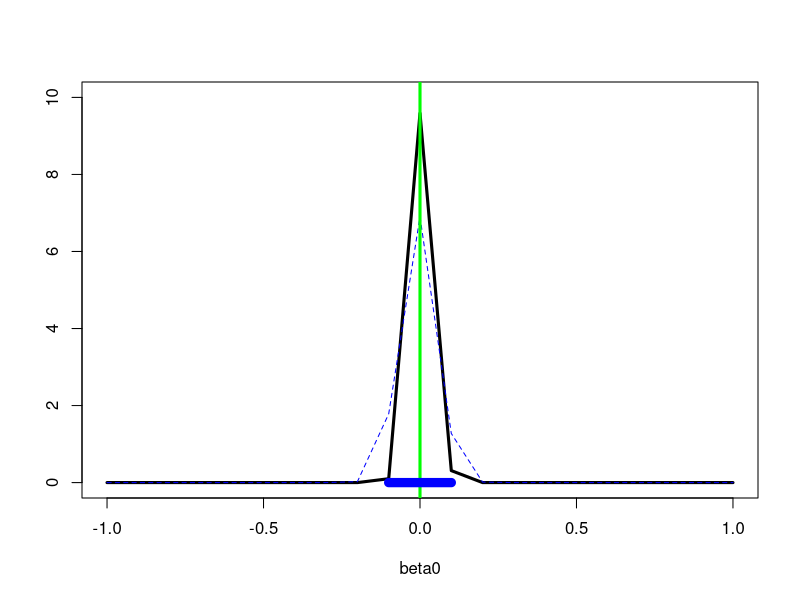
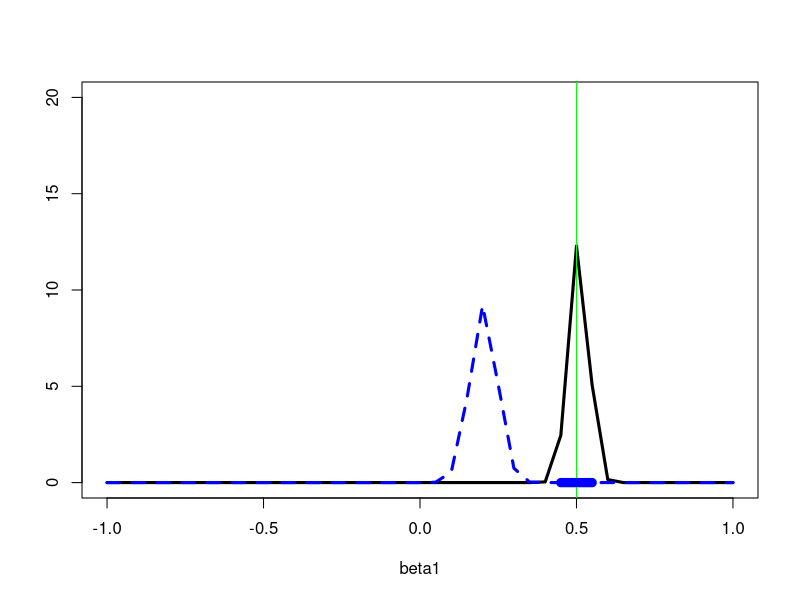
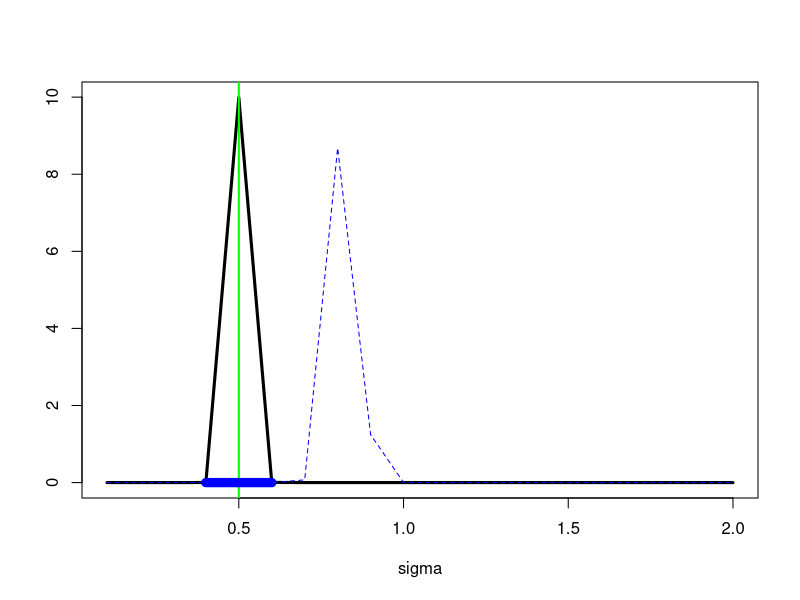

Write R code to recreate these figures, in order.
## ---- chunk 1
#clear workspace
rm(list=ls())
#initalize random seed
set.seed(15354)
## ---- chunk 2
beta0 = 0
beta1 = 0.5
beta2 = - 0.5
sigma = 0.5

alpha = 0.5

nObs = 200

nPredictPerX = 100

stepBeta0Grid = 0.1
stepBeta1Grid = 0.05
stepBeta2Grid = 0.05
stepSigmaGrid = 0.1
## ---- chunk 3
beta0Grid = seq(-1,1, by = stepBeta0Grid)
beta1Grid = seq(-1,1, by = stepBeta1Grid)
beta2Grid = seq(-1,1, by = stepBeta2Grid)
sigmaGrid = seq(stepSigmaGrid,2, by = stepSigmaGrid)

# grid utility functions
stepSize = function(grid) {
  if (length(grid)==1) {
    step = 1
  }
  else {
    step = (max(grid) - min(grid)) / (length(grid) - 1)
  }
  return(step)
}

# build priors 
buildPriorMultivar = function(beta0Grid,beta1Grid,beta2Grid,sigmaGrid) {
  # build useful grid objects
  nBeta0Grid = length(beta0Grid)
  nBeta1Grid = length(beta1Grid)
  nBeta2Grid = length(beta2Grid)
  nSigmaGrid = length(sigmaGrid)
  #
  prior = array( rep(1, nBeta0Grid * nBeta1Grid * nBeta2Grid * nSigmaGrid ),
                 dim = c(nBeta0Grid, nBeta1Grid, nBeta2Grid, nSigmaGrid ))
  #
  for (nB0 in 1:nBeta0Grid) {
    for (nB1 in 1:nBeta1Grid) {
      for (nB2 in 1:nBeta2Grid) {
        for (nSig in 1:nSigmaGrid) {
          # change next expression to set different priors
          prior[nB0,nB1,nB2, nSig] = 1 / nSig^2
        }
      }
    }
  }
  return(prior)
}

buildPriorUnivar = function(beta0Grid,betaPGrid,sigmaGrid) {
  # build useful grid objects
  nBeta0Grid = length(beta0Grid)
  nBetaPGrid = length(betaPGrid)
  nSigmaGrid = length(sigmaGrid)
  #
  prior = array( rep(1, nBeta0Grid * nBetaPGrid * nSigmaGrid ),
                 dim = c(nBeta0Grid, nBetaPGrid, nSigmaGrid ))
  #
  for (nB0 in 1:nBeta0Grid) {
    for (nBP in 1:nBetaPGrid) {
      for (nSig in 1:nSigmaGrid) {
        # change next expression to set different priors
        prior[nB0,nBP, nSig] = 1 / nSig^2
      }
    }
  }
  return(prior)
}

#likelihood
likelihoodMultivar = function(y,x1, x2, b0L, b1L, b2L, sL){
  loglike = sum(log(dnorm(y-b0L-b1L*x1-b2L*x2, mean = 0, sd=sL)))
  like = exp(loglike)
  return(like)
}

likelihoodUnivar = function(y,xP, b0L, bPL, sL){
  loglike = sum(log(dnorm(y-b0L-bPL*xP, mean = 0, sd=sL)))
  like = exp(loglike)
  return(like)
}


#compute posterior function 
compPostMultivar = function(y,x1, x2, prior, beta0Grid,beta1Grid,beta2Grid,sigmaGrid) {
  # build useful grid objects
  nBeta0Grid = length(beta0Grid)
  nBeta1Grid = length(beta1Grid)
  nBeta2Grid = length(beta2Grid)
  nSigmaGrid = length(sigmaGrid)
  #initialize local posterior
  post = array( rep(-1, nBeta0Grid * nBeta1Grid * nBeta2Grid * nSigmaGrid ),
                dim = c(nBeta0Grid, nBeta1Grid, nBeta2Grid, nSigmaGrid ))
  # compute posterior
  for (nBeta0 in 1:nBeta0Grid) {
    b0 = beta0Grid[nBeta0]
    #print(paste("bo = ", b0))
    for (nBeta1 in 1:nBeta1Grid) {
      b1 = beta1Grid[nBeta1]
      for (nBeta2 in 1:nBeta2Grid) {
        b2 = beta2Grid[nBeta2]
        for (nSigma in 1:nSigmaGrid) {
          s = sigmaGrid[nSigma]
          post[nBeta0,nBeta1,nBeta2,nSigma] = likelihoodMultivar(y,x1,x2,b0,b1,b2,s) * prior[nBeta0,nBeta1,nBeta2,nSigma]
        }
      }
    }
  }
  # normalize posterior
  post = post / ( sum(post) *stepSize(beta0Grid) * stepSize(beta1Grid) * stepSize(beta2Grid) * stepSize(sigmaGrid)) 
  # return
  return(post)
}


#compute posterior function 
compPostUnivar = function(y,xP, prior, beta0Grid,betaPGrid,sigmaGrid) {
  # build useful grid objects
  nBeta0Grid = length(beta0Grid)
  nBetaPGrid = length(betaPGrid)
  nSigmaGrid = length(sigmaGrid)
  #initialize local posterior
  post = array( rep(-1, nBeta0Grid * nBetaPGrid * nSigmaGrid ),
                dim = c(nBeta0Grid, nBetaPGrid, nSigmaGrid ))
  # compute posterior
  for (nBeta0 in 1:nBeta0Grid) {
    b0 = beta0Grid[nBeta0]
    #print(paste("bo = ", b0))
    for (nBetaP in 1:nBetaPGrid) {
      bP = betaPGrid[nBetaP]
      for (nSigma in 1:nSigmaGrid) {
        s = sigmaGrid[nSigma]
        post[nBeta0,nBetaP,nSigma] = likelihoodUnivar(y,xP,b0,bP,s) * prior[nBeta0,nBetaP,nSigma]
      }
    }
  }
  # normalize posterior
  post = post / ( sum(post) * stepSize(beta0Grid) * stepSize(betaPGrid) * stepSize(sigmaGrid)) 
  # return
  return(post)
}

## ---- chunk 4
z = rnorm(nObs, 0,2)
x1 = alpha * z + (1-alpha) * rnorm(nObs, 0,2)
x2 = alpha * z + (1-alpha) * rnorm(nObs, 0,2) 
y = rnorm(nObs, beta0 + beta1 * x1 + beta2 * x2, sigma )
## ---- chunk 5
## model 1: y ~ bo + b1 * x1

# build priors
priorM1 = buildPriorUnivar(beta0Grid,beta1Grid,sigmaGrid)

#compute posterior function iteratively using batches of 100 observations
for (k in 1:floor(nObs/100)) {
  #print(k)
  #print('+++++++++++++++++++++')
  y_batch = y[(1+(k-1)*100):(k*100)]
  x1_batch = x1[(1+(k-1)*100):(k*100)]
  postM1 = compPostUnivar(y_batch,x1_batch,
                          priorM1, beta0Grid,beta1Grid,sigmaGrid)
  priorM1 = postM1
}


#compute marginal posteriors
margPostBeta0M1 = apply(postM1,c(1),sum)
margPostBeta0M1 = margPostBeta0M1 / ( sum(margPostBeta0M1) *stepSize(beta0Grid))

margPostBeta1M1 = apply(postM1,c(2),sum)
margPostBeta1M1 = margPostBeta1M1 / (sum(margPostBeta1M1) * stepSize(beta1Grid))

margPostSigmaM1 = apply(postM1,c(3),sum)
margPostSigmaM1 = margPostSigmaM1 / (sum(margPostSigmaM1) * stepSize(sigmaGrid))
## ---- chunk 6
# full model: y ~ bo + b1 * x1 + b2 * x2

# build priors
priorM3 = buildPriorMultivar(beta0Grid,beta1Grid,beta2Grid,sigmaGrid)

#compute posterior function iteratively using batches of 100 observations
for (k in 1:floor(nObs/100)) {
  #print(paste("k = ", k))
  #print('+++++++++++++++++++++')
  y_batch = y[(1+(k-1)*100):(k*100)]
  x1_batch = x1[(1+(k-1)*100):(k*100)]
  x2_batch = x2[(1+(k-1)*100):(k*100)]
  postM3 = compPostMultivar(y_batch,x1_batch,x2_batch,
                            priorM3, beta0Grid,beta1Grid,beta2Grid,sigmaGrid)
  priorM3 = postM3
}

#compute marginal posteriors
margPostBeta0M3 = apply(postM3,c(1),sum)
margPostBeta0M3 = margPostBeta0M3 / (sum(margPostBeta0M3) * stepSize(beta0Grid))

margPostBeta1M3 = apply(postM3,c(2),sum)
margPostBeta1M3 = margPostBeta1M3 / (sum(margPostBeta1M3) * stepSize(beta1Grid))

margPostBeta2M3 = apply(postM3,c(3),sum)
margPostBeta2M3 = margPostBeta2M3 / (sum(margPostBeta2M3) * stepSize(beta2Grid))

margPostSigmaM3 = apply(postM3,c(4),sum)
margPostSigmaM3 = margPostSigmaM3 / (sum(margPostSigmaM3) * stepSize(sigmaGrid))
## ---- chunk 7
plot(beta0Grid, margPostBeta0M3,
     xlab = "beta0", ylab="",
     type = "l", lwd = 3,
     ylim=c(0,10))
points(beta0Grid, margPostBeta0M1,
     type = "l", lwd = 1, col = "blue", lty=2)
abline(v=beta0, lwd=3, col="green")
segments(beta0-stepSize(beta0Grid), 0,beta0+stepSize(beta0Grid),0, lwd=9, col="blue" )
## ---- chunk 8
plot(beta1Grid, margPostBeta1M3,
     xlab = "beta1", ylab="",
     type = "l", lwd = 3,
     ylim=c(0,20))
points(beta1Grid, margPostBeta1M1,
       type = "l", lwd = 3, col = "blue", lty=2)
abline(v=beta1, lwd=1, col="green")
segments(beta1-stepSize(beta1Grid), 0,beta1+stepSize(beta1Grid),0, lwd=9, col="blue" )
## ---- chunk 9
plot(sigmaGrid, margPostSigmaM3,
     xlab = "sigma", ylab="",
     type = "l", lwd = 3)
points(sigmaGrid, margPostSigmaM1,
       type = "l", lwd = 1, col = "blue", lty=2)
abline(v=sigma, lwd=2, col="green")
segments(sigma-stepSize(sigmaGrid), 0,sigma+stepSize(sigmaGrid),0, lwd=9, col="blue" )
